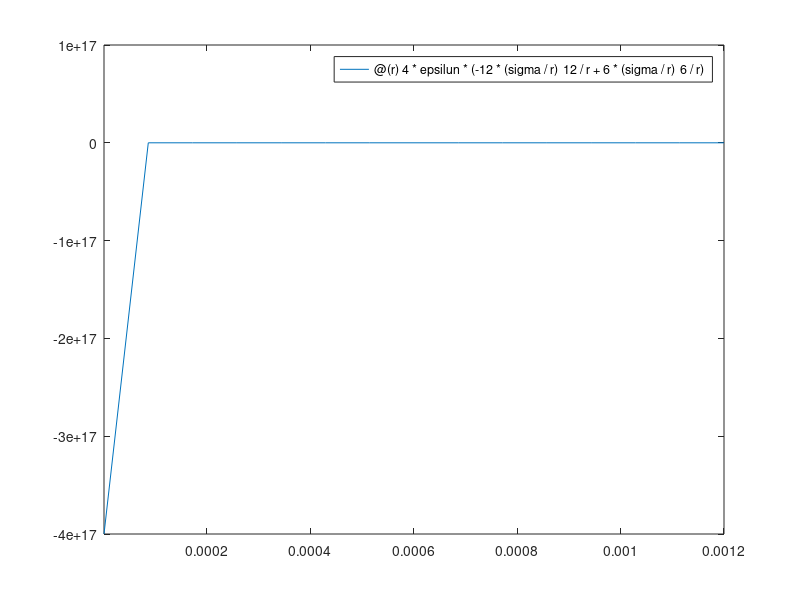

Source code (MATLAB):
sigma = 1.2 * 1e-5;
epsilun = 0.01;
LJ_potential = @(r)4*epsilun*( (sigma/r)^12 - (sigma/r)^6 );
LJ_force     = @(r)4*epsilun*( -12*(sigma/r)^12/r + 6*(sigma/r)^6/r );
% fplot(LJ_potential,[sigma/10,3*sigma]);
% fplot(LJ_force,[0.000001,0.0005])
fplot(LJ_force,[sigma/10,100*sigma])
LJ_force(1.246*sigma)